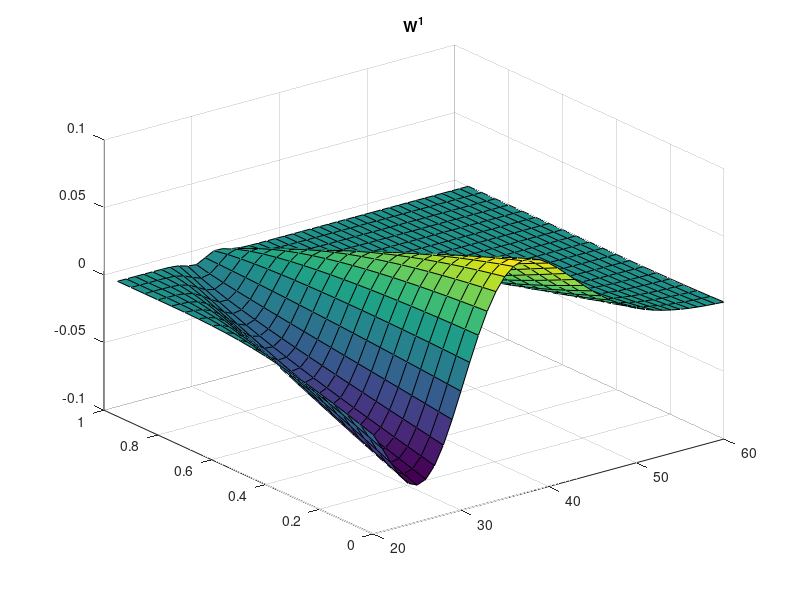
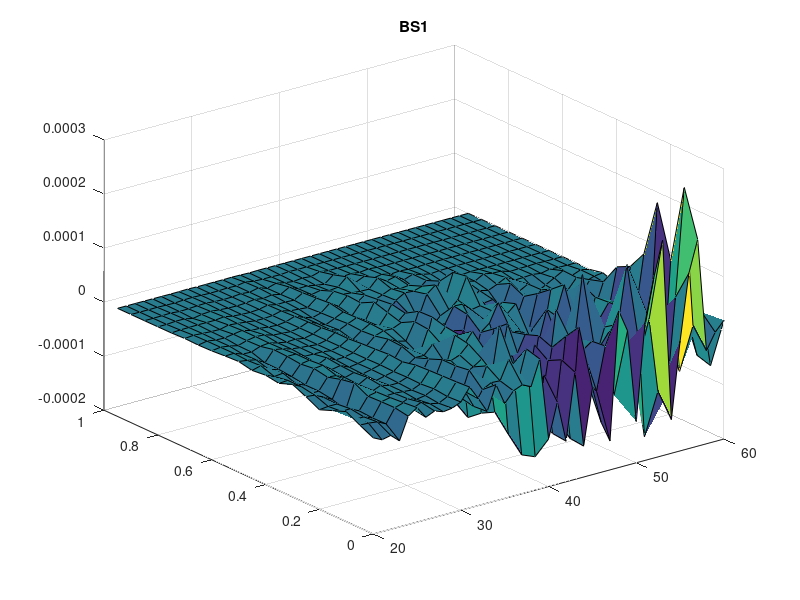
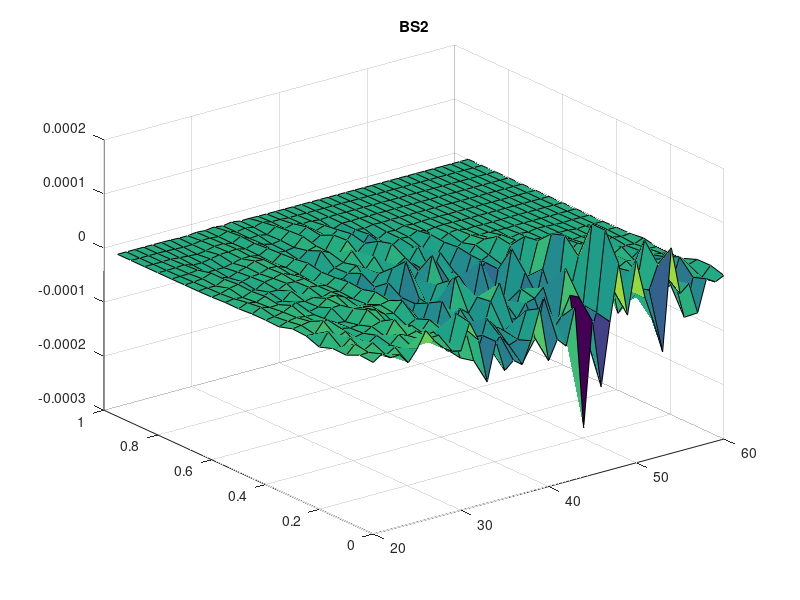

Recreate these plots in MATLAB, in order.
%% This code verifies that the correction terms W_1 and W_2 solve
% the corresponding PDE's. See stochasticVol.pdf for more info

%clear
clear all
close all
clc

%Parameters
a = 0.20 ;
T = 1 ;
rho = -0.10 ;
K = 30 ;
n = 2 ;


%functions
d2 = @(F,alpha,tau,strike) ( log( (1.0/strike)*F ) - 0.5*(alpha^2).*tau )./(alpha*sqrt(tau)) ;
d1 = @(F,alpha,tau,strike) ( log( (1.0/strike)*F ) + 0.5*(alpha^2).*tau )./(alpha*sqrt(tau)) ;
y = @(F,alpha,tau,strike) ( log( (1.0/strike)*F ) - 0.5*(alpha^2).*tau )./(alpha);

N = @(x) normcdf(x) ;
N1 = @(x) normpdf(x) ;
N2 = @(x) -x.*normpdf(x) ;
N3 = @(x) (x.^2 - 1.0 ).*normpdf(x) ;
N4 = @(x) (-x.^3+3*x).*normpdf(x) ;
N5 = @(x) (x.^4 - 6*x.^2 + 3).*normpdf(x) ;
N6 = @(x) (-x.^5 + 10*x.^3 - 15*x).*normpdf(x) ;



W0 = @(F,t) F.*N(d1(F,a,T-t,K)) - K*N(d2(F,a,T-t,K)) 
W1 = @(F,t) 0.5*rho*K*a*((T-t).*N2(d2(F,a,T-t,K)))
W2 = @(F,t) -(1/2)*a*K*((1/3)*a*((T-t).^2).*N2(d2(F,a,T-t,K))...
    + (1/3)*((T-t).^(3/2)).*d2(F,a,T-t,K).*N2(d2(F,a,T-t,K))...
    -(1/6)*((T-t).^(3/2)).*N1(d2(F,a,T-t,K)))...
    +(1/2)*rho*rho*a*K*((1/4)*a*((T-t).^2).*N4(d2(F,a,T-t,K))...
    + (1/4)*((T-t).^(3/2)).*d2(F,a,T-t,K).*N4(d2(F,a,T-t,K))...
    -(1/4)*((T-t).^(3/2)).*N3(d2(F,a,T-t,K)))
V = @(F,t) ((1/((n+2)*(n+3)))*(T-t) + (1/(n+3))*(y(F,a,T-t,K) + a*(T-t)).^2).*((T-t).^(n+1-2)).*N4(d2(F,a,T-t,K))...
    -2*3*((1/((n+2)*(n+3)))*(y(F,a,T-t,K) + a*(T-t))).*((T-t).^(n+1-3/2)).*N3(d2(F,a,T-t,K))...
    +2*3*2*(1/((n+1)*(n+2)*(n+3))).*((T-t).^(n)).*N2(d2(F,a,T-t,K))
V1 = @(F,t) -(1/(n+1))*((T-t).^(n-1)).*N4(d2(F,a,T-t,K))

%Plot
F = 20:1:60 ;
t = 0:0.05:.95 ;
[Fg, tg] = meshgrid(F,t) ;
z = W1(Fg,tg) ;
surf(Fg,tg,z)
title('W^1')

% Check source term
h = 0.00001;
dt = 0.000000001;
%W3_FF = (1/(h*h))*(W3(Fg+h,tg)-2*W3(Fg,tg)+W3(Fg-h,tg)) ;
%W3_t = (1.0/dt)*(W3(Fg,tg+dt)-W3(Fg,tg));
V_FF = (1/(h*h))*(V(Fg+h,tg)-2*V(Fg,tg)+V(Fg-h,tg)) ;
V_t = (1.0/dt)*(V(Fg,tg+dt)-V(Fg,tg));
W2_FF = (1/(h*h))*(W2(Fg+h,tg)-2*W2(Fg,tg)+W2(Fg-h,tg)) ;
W2_t = (1.0/dt)*(W2(Fg,tg+dt)-W2(Fg,tg));
W1_FF = (1/(h*h))*(W1(Fg+h,tg)-2*W1(Fg,tg)+W1(Fg-h,tg)) ;
W1_t = (1.0/dt)*(W1(Fg,tg+dt)-W1(Fg,tg));
W0_FF = (1/(h*h))*(W0(Fg+h,tg)-2*W0(Fg,tg)+W0(Fg-h,tg)) ;
W0_t = (1.0/dt)*(W0(Fg,tg+dt)-W0(Fg,tg));
sourceV1 = ((T-tg).^(n-2)).*N4(d2(Fg,a,T-tg,K)) 
source = ((T-tg).^(n-2)).*((a*(T-tg)+ y(Fg,a,T-tg,K)).^2).*N4(d2(Fg,a,T-tg,K));
source1 = -rho*a*K*N2(d2(Fg, a, T-tg, K)); 
source2 = (1/2)*a*K*(a*(T-tg)+sqrt(T-tg).*d2(Fg,a,T-tg,K)).*N2(d2(Fg,a,T-tg,K))...
    -(1/2)*rho*rho*a*K*(a*(T-tg)+sqrt(T-tg).*d2(Fg,a,T-tg,K)).*N4(d2(Fg,a,T-tg,K));
%-0.5*a*K*(a*(T-tg)-d2(Fg,a,T-tg,K).*sqrt(T-tg)).*N2(d2(Fg,a,T-tg,K))
 % +0.5*rho*rho*a*K*(a*(T-tg)-d2(Fg,a,T-tg,K).*sqrt(T-tg)).*N4(d2(Fg,a,T-tg,K));

%Check
BS = V_t + 0.5*a*a*(Fg.*Fg.*V_FF) + source;
figure
surf(Fg,tg,BS)
title('BS1')

BS2 = W2_t + 0.5*a*a*(Fg.*Fg.*W2_FF) - source2;
figure
surf(Fg,tg,BS2)
title('BS2')


% BS = C_T-(0.5)*alpha*alpha*(S.^4).*C_SS;
% BS_K = C_T-(0.5)*alpha*alpha*((K).^2).*(K.^2).*C_KK;
% 
% Dupire = sqrt(2*C_T./((K.*K).*C_KK));
% Vidal = sqrt(2*C_T./((S.*S).*C_SS));
% LocalVol = (alpha)*K;
% figure
% plot(K,Dupire)
% hold on
% plot(K,LocalVol,'red')
% hold on
% plot(K,Vidal,'green')
% title(['S_0 = ' num2str(S0)])
% xlabel('K')
% ylabel('LocalVol')
% legend('Dupire formula','LocalVol','BlackScholes')
% figure
% plot(K,BS)
% 
% [MonteCarlo,confidence]  = C_MC_Dupire(100,1, 80 , alpha ,100000,1000)
% 
% Analytical = C(100,1,80)
% 
% [MonteCarlo,confidence]  = C_MC_Dupire(100,1, 100 , alpha ,100000,1000)
% 
% Analytical = C(100,1,100)
% 
% [MonteCarlo,confidence]  = C_MC_Dupire(100,1, 120 , alpha ,100000,1000)
% 
% Analytical = C(100,1,120)

